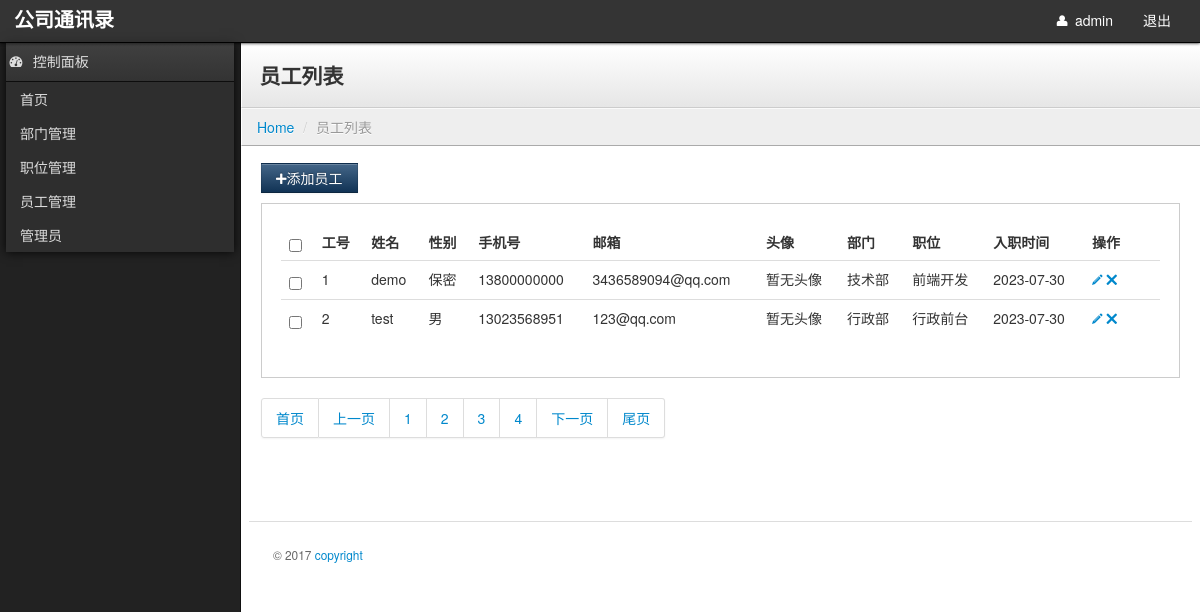
The page /PersonList纯原生.php (signed in) on the database its author committed.
### tables this page shows
CREATE TABLE `pre_admin`  (
  `id` int(10) UNSIGNED NOT NULL AUTO_INCREMENT COMMENT '主键',
  `username` varchar(150) NULL DEFAULT NULL COMMENT '用户名',
  `password` varchar(255) NULL DEFAULT NULL COMMENT '密码',
  `avatar` varchar(255) NULL DEFAULT NULL COMMENT '头像',
  `salt` varchar(255) NULL DEFAULT NULL COMMENT '密码盐',
  PRIMARY KEY (`id`) USING BTREE,
  INDEX `key_admin_username`(`username`) USING BTREE
);

CREATE TABLE `pre_person`  (
  `id` int(10) UNSIGNED NOT NULL AUTO_INCREMENT COMMENT '主键',
  `name` varchar(150) NULL DEFAULT NULL COMMENT '员工名字',
  `avatar` varchar(255) NULL DEFAULT NULL COMMENT '员工头像',
  `sex` enum('0','1','2') NULL DEFAULT '0' COMMENT '员工性别 0：保密 1：男 3：女',
  `mobile` varchar(11) NULL DEFAULT NULL COMMENT '手机号',
  `email` varchar(255) NULL DEFAULT NULL COMMENT '邮箱',
  `address` varchar(255) NULL DEFAULT NULL COMMENT '地址',
  `depid` int(10) UNSIGNED NULL DEFAULT NULL COMMENT '部门外键',
  `jobid` int(10) UNSIGNED NULL DEFAULT NULL COMMENT '职位外键',
  `province` varchar(45) NULL DEFAULT NULL COMMENT '省',
  `city` varchar(45) NULL DEFAULT NULL COMMENT '市',
  `district` varchar(45) NULL DEFAULT NULL COMMENT '区',
  `createtime` int(10) UNSIGNED NULL DEFAULT NULL COMMENT '创建时间',
  PRIMARY KEY (`id`) USING BTREE,
  UNIQUE INDEX `key_person_mobile`(`mobile`) USING BTREE,
  UNIQUE INDEX `key_person_email`(`email`) USING BTREE,
  INDEX `key_person_name`(`name`) USING BTREE,
  INDEX `key_person_depid`(`depid`) USING BTREE,
  INDEX `key_person_jobid`(`jobid`) USING BTREE,
  CONSTRAINT `fk_person_depid` FOREIGN KEY (`depid`) REFERENCES `pre_department` (`id`) ON DELETE SET NULL ON UPDATE NO ACTION,
  CONSTRAINT `fk_person_jobid` FOREIGN KEY (`jobid`) REFERENCES `pre_job` (`id`) ON DELETE SET NULL ON UPDATE NO ACTION
);

CREATE TABLE `pre_department`  (
  `id` int(10) UNSIGNED NOT NULL AUTO_INCREMENT COMMENT '主键',
  `name` varchar(150) NULL DEFAULT NULL COMMENT '部门名称',
  PRIMARY KEY (`id`) USING BTREE,
  UNIQUE INDEX `key_dep_name`(`name`) USING BTREE
);

CREATE TABLE `pre_job`  (
  `id` int(10) UNSIGNED NOT NULL AUTO_INCREMENT COMMENT '主键',
  `name` varchar(150) NULL DEFAULT NULL COMMENT '职位名称',
  `depid` int(10) UNSIGNED NULL DEFAULT NULL COMMENT '部门外键',
  PRIMARY KEY (`id`) USING BTREE,
  INDEX `key_job_depid`(`depid`) USING BTREE,
  CONSTRAINT `fk_job_depid` FOREIGN KEY (`depid`) REFERENCES `pre_department` (`id`) ON DELETE CASCADE ON UPDATE NO ACTION
);

### config/helper.php (called while the page is built, shortened)
<?php
function find($sql = "")
{
    global $link;
    $query = @mysqli_query($link, $sql);
    return mysqli_fetch_assoc($query);
}
function all($sql = " ")
{
    global $link;
    $query = @mysqli_query($link, $sql);
    $list = [];
    while ($data = mysqli_fetch_assoc($query)) {
        $list[] = $data;
    }
    return $list;
}
?>

### config/init.php (called while the page is built, shortened)
<?php
$link = mysqli_connect("localhost", "root", "000000");
mysqli_set_charset($link, "UTF8");
$pre_ = "pre_";
include_once('helper.php');
?>

### check.php (called while the page is built, shortened)
<?php
include_once('config/init.php');
$id = isset($_SESSION['id']) ? trim($_SESSION['id']) : 0;
$username = isset($_SESSION['username']) ? trim($_SESSION['username']) : '';
$sql = "SELECT * FROM {$pre_}admin WHERE id = $id AND username = '$username'";
$AutoLogin = find($sql);
?>

### PersonList纯原生.php (the view, shortened to what this page needs)
<?php
include_once('config/init.php');
include_once('check.php');
$page = isset($_GET['page']) ? trim($_GET['page']) : 1;
$limit = 2;
$sql = "SELECT count(id) AS c FROM {$pre_}person";
$count = find($sql);
$count = isset($count['c']) ? $count['c'] : 0;
$pages = ceil($count / $limit);
$html = "<ul>";
if ($page <= 1) {
    $html .= "<li><a>首页</a></li>";
    $html .= "<li><a>上一页</a></li>";
} else {
    $prev = $page - 1;
    $html .= "<li><a href='?page=1'>首页</a></li>";
    $html .= "<li><a href='?page=$prev'>上一页</a></li>";
}
for ($i = 1; $i <= $pages; $i++) {
    if ($page == $i) {
        $html .= "<li><a>$i</a></li>";
    } else {
        $html .= "<li><a href='?page=$i'>$i</a></li>";
    }
}
if ($page >= $pages) {
    $html .= "<li><a>下一页</a></li>";
    $html .= "<li><a>尾页</a></li>";
} else {
    $next = $page + 1;
    $html .= "<li><a href='?page=$next'>下一页</a></li>";
    $html .= "<li><a href='?page=$pages'>尾页</a></li>";
}
$html .= "</ul>";
$offset = ($page - 1) * $limit;
$sql = "SELECT person.*,dep.name AS depname,job.name AS jobname FROM {$pre_}person AS person
LEFT JOIN {$pre_}department AS dep ON person.depid = dep.id
LEFT JOIN {$pre_}job AS job ON person.jobid = job.id LIMIT $offset,$limit";
$list = all($sql);
?>
<!DOCTYPE html>
<html lang="en">
<head>
    <?php include_once('meta.php'); ?>
</head>
<body>
    <?php include_once('header.php'); ?>
    <?php include_once('menu.php'); ?>
    <div class="content">
        <div class="header">
            <h1 class="page-title">员工列表</h1>
        </div>
        <ul class="breadcrumb">
            <li><a href="index.php">Home</a> <span class="divider">/</span></li>
            <li class="active">员工列表</li>
        </ul>
        <div class="container-fluid">
            <div class="row-fluid">
                <div class="btn-toolbar">
                    <button class="btn btn-primary" onClick="location='add.html'"><i class="icon-plus"></i>添加员工</button>
                </div>
                <div class="well">
                    <table class="table">
                        <thead>
                            <tr>
                                <th>
                                    <input type="checkbox" id="toggle" />
                                </th>
                                <th>工号</th>
                                <th>姓名</th>
                                <th>性别</th>
                                <th>手机号</th>
                                <th>邮箱</th>
                                <th>头像</th>
                                <th>部门</th>
                                <th>职位</th>
                                <th>入职时间</th>
                                <th style="width: 60px;">操作</th>
                            </tr>
                        </thead>
                        <tbody>
                            <?php foreach ($list as $item) { ?>
                                <tr>
                                    <td>
                                        <input type="checkbox" name="list" />
                                    </td>
                                    <td>
                                        <?php echo $item['id']; ?>
                                    </td>
                                    <td>
                                        <?php echo $item['name']; ?>
                                    </td>
                                    <?php if ($item['sex'] == '0') { ?>
                                        <td>保密</td>
                                    <?php } else if ($item['sex'] == '1') { ?>
                                            <td>男</td>
                                    <?php } else if ($item['sex'] == '2') { ?>
                                                <td>女</td>
                                    <?php } else { ?>
                                                <td></td>
                                    <?php } ?>
                                    <td>
                                        <?php echo $item['mobile']; ?>
                                    </td>
                                    <td>
                                        <?php echo $item['email']; ?>
                                    </td>
                                    <?php if (is_file("." . $item['avatar'])) { ?>
                                        <td>
                                            <a style="display: block;width:100px;height:100px"
                                                href="<?php echo "." . $item['avatar']; ?>" target="_blank">
                                                <img src="<?php echo "." . $item['avatar']; ?>">
                                            </a>
                                        </td>
                                    <?php } else { ?>
                                        <td>暂无头像</td>
                                    <?php } ?>
                                    <td>
                                        <?php echo $item['depname']; ?>
                                    </td>
                                    <td>
                                        <?php echo $item['jobname']; ?>
                                    </td>
                                    <td>
                                        <?php echo date("Y-m-d", $item['createtime']); ?>
                                    </td>
                                    <td>
                                        <a href="add.html"><i class="icon-pencil"></i></a>
                                        <a href="#myModal" role="button" data-toggle="modal"><i class="icon-remove"></i></a>
                                    </td>
                                </tr>
                            <?php } ?>
                        </tbody>
                    </table>
                </div>
                <div class="pagination">
                    <?php echo $html; ?>
                </div>
                <footer>
                    <hr>
                    <p>&copy; 2017 <a href="#" target="_blank">copyright</a></p>
                </footer>
            </div>
        </div>
    </div>
</body>
</html>

### header.php (shortened to what this page needs)
<?php
include_once('config/init.php');
include_once('check.php');
?>
<link rel="stylesheet" href="assets/plugins/city-picker/city-picker.css" />
<div class="navbar">
    <div class="navbar-inner">
        <ul class="nav pull-right">
            <li>
                <a href="javascript:void(0)">
                </a>
            </li>
            <li>
                <a href="login.php" role="button">
                    <i class="icon-user"></i>
                    <?php echo isset($AutoLogin['username']) ? $AutoLogin['username'] : '未知管理员'; ?>
                </a>
            </li>
            <li>
                <a id="logout" href="javascript:void(0)" class="hidden-phone visible-tablet visible-desktop"
                    role="button">退出</a>
            </li>
        </ul>
        <a class="brand" href="index.php"><span class="second">公司通讯录</span></a>
    </div>
</div>

### assets/css/theme.css (style rules this page uses)
body { background: #222; background-image: url('../img/black-Linen.png'); background-position: initial initial; background-repeat: initial initial; margin: 0px; padding: 0px; }
h1 { margin-top: 0px; color: #eee; }
hr { border-top: 1px solid #ddd; border-bottom: 1px solid #fff; }
.brand { font-family: georgia, serif; }
.brand .second { color: #fff; font-weight: bold; }
.navbar { position: relative; z-index: 20; margin: 0px; padding: 0px; -webkit-box-shadow: 0px 0px 3px #000000; -moz-box-shadow: 0px 0px 3px #000000; box-shadow: 0px 0px 3px #000000; }
.navbar .brand { text-shadow: none; }
.navbar .navbar-inner { background: rgba(71, 71, 71, 0.5); filter: progid:DXImageTransform.Microsoft.gradient(startColorstr=#FF333333, endColorstr=#FF333333); -ms-filter: progid:DXImageTransform.Microsoft.gradient(startColorstr=#FF333333, endColorstr=#FF333333); padding: 0em 1em; margin: 0px; -webkit-border-radius: 0px; -moz-border-radius: 0px; border-radius: 0px; -moz-background-clip: padding; -webkit-background-clip: padding-box; background-clip: padding-box; border: 0px; border-bottom: 1px solid #000000; }
.navbar .nav { margin: 0em; margin-right: -1em; }
.navbar .nav>li>a { color: #fff; text-shadow: none; }
.content { min-width: 400px; position: relative; min-height: 800px; background: #fff; margin-left: 240px; border-left: 1px solid #000000; border-left: 1px solid #111; }
.header { background: #ffffff; background: #ffffff; background: -webkit-gradient(linear, left bottom, left top, color-stop(0, #e6e6e6), color-stop(1, #ffffff)); background: -ms-linear-gradient(bottom, #e6e6e6, #ffffff); background: -moz-linear-gradient(center bottom, #e6e6e6 0%, #ffffff 100%); background: -o-linear-gradient(bottom, #e6e6e6, #ffffff); filter: progid:dximagetransform.microsoft.gradient(startColorStr='#e6e6e6', EndColorStr='#ffffff'); -ms-filter: "progid:DXImageTransform.Microsoft.gradient(startColorStr='#ffffff',EndColorStr='#e6e6e6')"; border-bottom: 1px solid #cccccc; border-top: 1px solid #ffffff; border-left: 1px solid #ffffff; padding: 0em 1.25em; }
.header h1 { margin: 1em 0em; padding: 0em; line-height: 1em; font-size: 1.5em; color: #eee; color: #333; }
.breadcrumb { -webkit-box-shadow: none; -moz-box-shadow: none; box-shadow: none; -webkit-border-radius: 0px; -moz-border-radius: 0px; border-radius: 0px; -moz-background-clip: padding; -webkit-background-clip: padding-box; background-clip: padding-box; background: #eee; border-bottom: 1px solid #aaa; border-top: 1px solid #fafafa; border-left: 1px solid #fff; margin-bottom: .5em; }
footer { padding: 1em; margin-top: 4em; color: #666; font-size: .85em; line-height: 1.3em; }
footer hr { margin: 2em -2em; }
.btn { -webkit-border-radius: 0px; -moz-border-radius: 0px; border-radius: 0px; }
.btn-primary { background-color: #113355; background-image: -webkit-gradient(linear, 0 0, 0 100%, from(#446688), to(#113355)); background-image: -webkit-linear-gradient(top, #446688, #113355); background-image: -o-linear-gradient(top, #446688, #113355); background-image: linear-gradient(to bottom, #446688, #113355); background-image: -moz-linear-gradient(top, #446688, #113355); filter: progid:dximagetransform.microsoft.gradient(startColorStr='#446688', EndColorStr='#113355'); -ms-filter: "progid:DXImageTransform.Microsoft.gradient(startColorStr='#446688',EndColorStr='#113355')"; }
.well { background-color: #fff; border: 1px solid #ccc; -webkit-box-shadow: 1px 1px 0px #ffffff; -moz-box-shadow: 1px 1px 0px #ffffff; box-shadow: 1px 1px 0px #ffffff; -webkit-border-radius: 0px; -moz-border-radius: 0px; border-radius: 0px; -moz-background-clip: padding; -webkit-background-clip: padding-box; background-clip: padding-box; }

### rows shown on the page
pre_admin: username "admin"
pre_person: id "1", name "demo", sex "保密", mobile "13800000000", email "3436589094@qq.com", shows "暂无头像", depid.name "技术部", jobid.name "前端开发", createtime "2023-07-30"
pre_person: id "2", name "test", sex "男", mobile "13023568951", email "123@qq.com", shows "暂无头像", depid.name "行政部", jobid.name "行政前台", createtime "2023-07-30"
